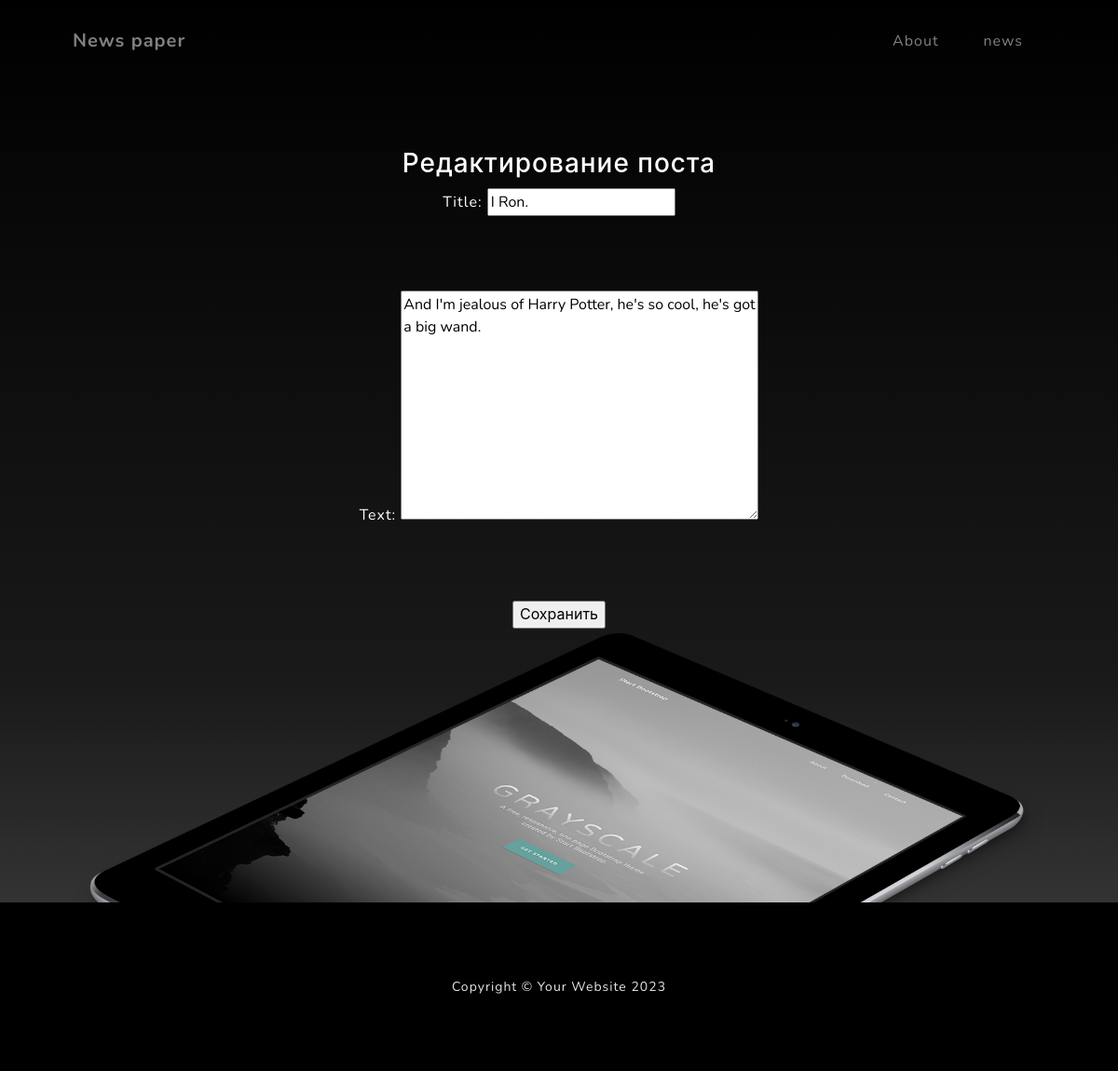
Page /news/27/edit/ on the committed database.
### news/models.py (models this page shows, shortened)
class Post(models.Model):
    author = models.ForeignKey(Author, on_delete=models.CASCADE)
    NEWS = 'NW'
    ARTICLE = 'AR'
    CATEGORY_CHOICES = (
        (NEWS, 'Новость'),
        (ARTICLE, 'Статья')
    )
    categoryType = models.CharField(max_length=2, choices=CATEGORY_CHOICES, default=ARTICLE)
    dateCreation = models.DateTimeField(auto_now_add=True)
    postCategory = models.ManyToManyField(Category, through='PostCategory')
    title = models.CharField(max_length=128)
    text = models.TextField()
    rating = models.SmallIntegerField(default=0)

### news/views.py (the view)
# urls.py: path('news/<int:pk>/edit/', PostUpdateView.as_view(), name='edit_post'),
class PostUpdateView(UpdateView):
    model = Post
    context_object_name = 'edit_post_form'
    template_name = 'post_edit.html'
    fields = ('title', 'text')
    success_url = reverse_lazy(viewname='news')

### templates/post_edit.html (shortened to what this page needs)
{% extends 'flatpages/default.html' %}
{% block content %}
<h3>Редактирование поста</h3>
<form method="POST" action="">
    {{ form.as_p }}
    <input type="submit" value="Сохранить" />
</form>
{% endblock content %}

### rows in the picture
Post: title "I Ron.", text "And I'm jealous of Harry Potter, he's so cool, he's got a big wand."
